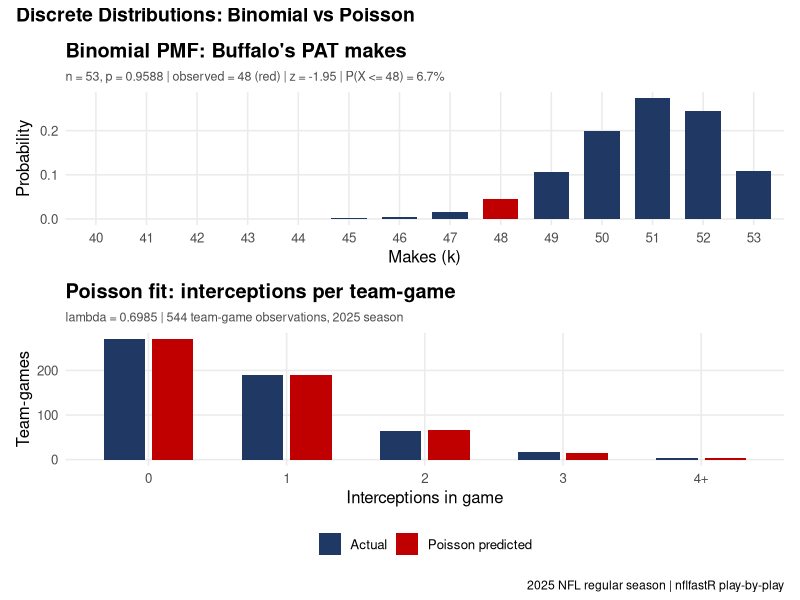

This chart was generated by the following R code:
# ============================================================
# Stats Post 12: Discrete Distributions (Binomial + Poisson)
# Visual script
# ============================================================
# Two-panel figure:
#   Panel 1 -- Binomial(n=53, p=0.9588) PMF for Buffalo's PAT
#              attempts, with the observed value (48) marked
#   Panel 2 -- Poisson(lambda=0.6985) predicted vs actual
#              interceptions per team-game, by count bucket
#
# Numbers embedded below are verified from this session's
# nflreadr::load_pbp(2025) pull (pull_stats_post12_discrete_
# distributions_demo_data.R console output). No re-pull needed.
#
# Color convention: navy = actual/observed values, red =
# fitted/predicted model values.
# ============================================================

library(ggplot2)
library(dplyr)

has_patchwork <- requireNamespace("patchwork", quietly = TRUE)
if (has_patchwork) library(patchwork)

# ---- CONFIGURATION ----
OUTPUT_DIR <- "stats_posts/output/plots"
FILE_PREFIX <- "stats_post12_"
DPI <- 300
NAVY <- "#1f3864"
RED <- "#c00000"

if (!dir.exists(OUTPUT_DIR)) dir.create(OUTPUT_DIR, recursive = TRUE)

# ------------------------------------------------------------
# Panel 1 data: Binomial(n = 53, p = 0.9588) PMF, k = 40 to 53
# ------------------------------------------------------------
n_trials <- 53
p_success <- 0.9588
observed_makes <- 48

k_vals <- 40:53
pmf_vals <- dbinom(k_vals, size = n_trials, prob = p_success)

binom_df <- data.frame(
  k = k_vals,
  pmf = pmf_vals
) %>%
  mutate(is_observed = k == observed_makes)

z_score <- round((observed_makes - n_trials * p_success) /
                    sqrt(n_trials * p_success * (1 - p_success)), 2)
cum_prob <- round(pbinom(observed_makes, n_trials, p_success) * 100, 1)

panel1 <- ggplot(binom_df, aes(x = factor(k), y = pmf, fill = is_observed)) +
  geom_col(width = 0.7) +
  scale_fill_manual(values = c("FALSE" = NAVY, "TRUE" = RED), guide = "none") +
  labs(
    title = "Binomial PMF: Buffalo's PAT makes",
    subtitle = paste0(
      "n = 53, p = 0.9588 | observed = 48 (red) | z = ", z_score,
      " | P(X <= 48) = ", cum_prob, "%"
    ),
    x = "Makes (k)",
    y = "Probability"
  ) +
  theme_minimal(base_size = 12) +
  theme(
    plot.title = element_text(face = "bold"),
    plot.subtitle = element_text(size = 9, color = "gray30"),
    panel.grid.minor = element_blank()
  )

# ------------------------------------------------------------
# Panel 2 data: Poisson(lambda = 0.6985) predicted vs actual
# interceptions per team-game, verified counts
# ------------------------------------------------------------
lambda_hat <- 0.6985

pois_df <- data.frame(
  bucket = factor(c("0", "1", "2", "3", "4+"), levels = c("0", "1", "2", "3", "4+")),
  actual = c(271, 189, 64, 17, 3),
  predicted = c(270.5, 189.0, 66.0, 15.4, 3.1)
)

pois_long <- pois_df %>%
  tidyr::pivot_longer(cols = c(actual, predicted), names_to = "type", values_to = "count")

panel2 <- ggplot(pois_long, aes(x = bucket, y = count, fill = type)) +
  geom_col(position = position_dodge(width = 0.7), width = 0.6) +
  scale_fill_manual(
    values = c("actual" = NAVY, "predicted" = RED),
    labels = c("actual" = "Actual", "predicted" = "Poisson predicted"),
    name = NULL
  ) +
  labs(
    title = "Poisson fit: interceptions per team-game",
    subtitle = paste0("lambda = ", lambda_hat, " | 544 team-game observations, 2025 season"),
    x = "Interceptions in game",
    y = "Team-games"
  ) +
  theme_minimal(base_size = 12) +
  theme(
    plot.title = element_text(face = "bold"),
    plot.subtitle = element_text(size = 9, color = "gray30"),
    legend.position = "bottom",
    panel.grid.minor = element_blank()
  )

# ------------------------------------------------------------
# Combine and export
# ------------------------------------------------------------
if (has_patchwork) {
  combined <- panel1 / panel2 +
    plot_annotation(
      title = "Discrete Distributions: Binomial vs Poisson",
      caption = "2025 NFL regular season | nflfastR play-by-play",
      theme = theme(plot.title = element_text(face = "bold", size = 14))
    )

  ggsave(
    filename = file.path(OUTPUT_DIR, paste0(FILE_PREFIX, "discrete_distributions.png")),
    plot = combined,
    width = 8, height = 9, dpi = DPI, bg = "white"
  )
} else {
  message("patchwork not available, saving panels separately")
  ggsave(
    filename = file.path(OUTPUT_DIR, paste0(FILE_PREFIX, "binomial_pat.png")),
    plot = panel1, width = 8, height = 4.5, dpi = DPI, bg = "white"
  )
  ggsave(
    filename = file.path(OUTPUT_DIR, paste0(FILE_PREFIX, "poisson_interceptions.png")),
    plot = panel2, width = 8, height = 4.5, dpi = DPI, bg = "white"
  )
}

# ------------------------------------------------------------
# Console summary
# ------------------------------------------------------------
cat("=====================================================\n")
cat("Stats Post 12 visuals complete\n")
cat("=====================================================\n")
cat("Panel 1 (Binomial): n =", n_trials, "| p =", p_success,
    "| observed =", observed_makes, "| z =", z_score,
    "| P(X<=48) =", cum_prob, "%\n")
cat("Panel 2 (Poisson): lambda =", lambda_hat,
    "| team-games =", sum(pois_df$actual), "\n")
if (has_patchwork) {
  cat("Output: ", file.path(OUTPUT_DIR, paste0(FILE_PREFIX, "discrete_distributions.png")), "\n")
} else {
  cat("Output (degraded, no patchwork): two separate panel PNGs in", OUTPUT_DIR, "\n")
}
cat("=====================================================\n")
